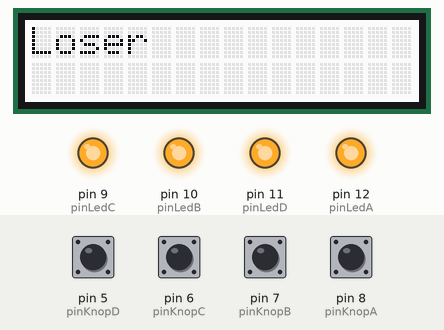
Recording of a sketch running on a simulated Arduino Uno, built with avr-gcc and run on an emulated ATmega328P. Parts: 16×2 character LCD, output pins drawn as LEDs (lit = HIGH). The test bench sets the inputs (shaded band); at power-on: pin 5 (pinKnopD), pin 6 (pinKnopC), pin 7 (pinKnopB), pin 8 (pinKnopA) HIGH. What the sketch prints to the serial monitor is not drawn.

Above: at 3.2 s.
3.3 s: pin 5 (pinKnopD) pulled LOW for 0.15 s
At 3.37 s:
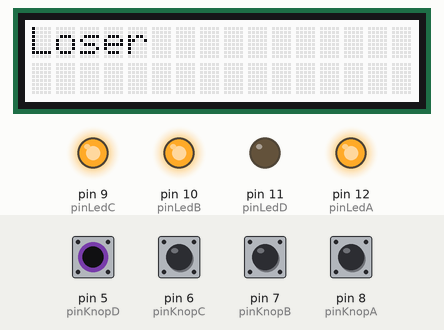
4.9 s: pin 6 (pinKnopC) pulled LOW for 0.15 s
At 4.98 s:
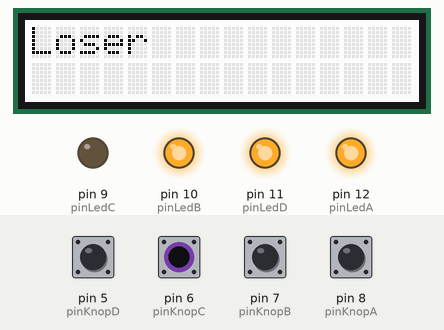
6.5 s: pin 7 (pinKnopB) pulled LOW for 0.15 s
At 6.58 s:
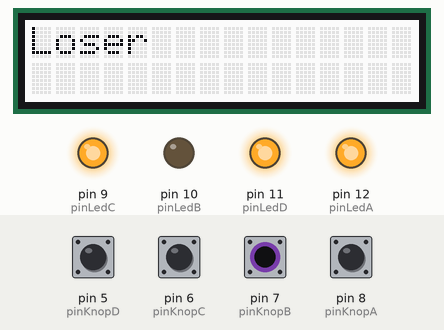
8.1 s: pin 8 (pinKnopA) pulled LOW for 0.15 s
At 8.17 s:
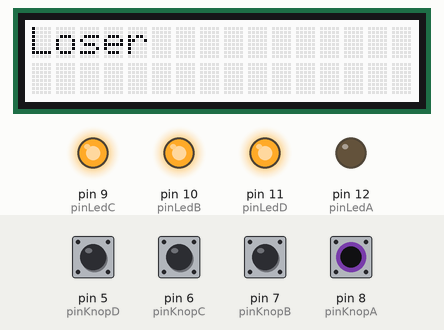
9.7 s: pin 5 (pinKnopD) driven LOW and pin 6 (pinKnopC) driven LOW
At 10.0 s:
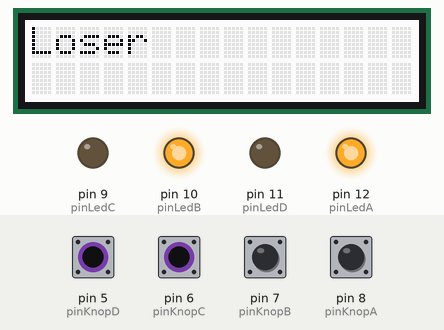
11.2 s: pin 7 (pinKnopB) pulled LOW for 1 s
At 12.0 s:
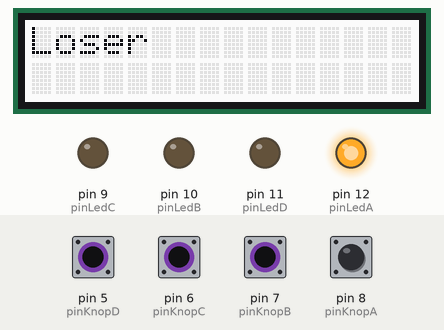
Timing chart, 0 to 14.2 s (numbered marks = the images above; inputs shaded):
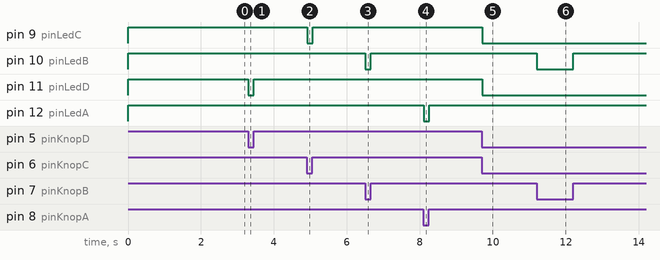

The sketch:

game_testcode.ino
```cpp
/*****************************************
   Voorbeeld TestCode
   Voor circuit met 2 leds en 2 knoppen
   en een display
   Breid de code zelf uit
   zodat je deze kunt gebruiken om te testen
   of alle componenten (nog) goed
   zijn aangesloten op je Arduino
   Emmauscollege
   v20210210GEE
 *****************************************/

/*****************************************
   libraries die je gebruikt

   LCD met 2 regels van 16 karakters
   (de RGB backlit kan niet van kleur worden veranderd)
   https://www.arduino.cc/reference/en/libraries/grove-lcd-rgb-backlight/

 *****************************************/
#include <Wire.h>
#include "rgb_lcd.h"

/*****************************************
   variabelen die je gebruikt
 *****************************************/
// gebruikte pinnen
const int pinLedA   = 12; // Rood
const int pinLedB   = 10; // Groen
const int pinLedC   = 9; // Geel
const int pinLedD   = 11; // Blauw
const int pinKnopA  = 8; // Rood
const int pinKnopB  = 7; // Groen
const int pinKnopC  = 6; // Geel
const int pinKnopD  = 5; // Blauw

// display
rgb_lcd lcd;

/*****************************************
   setup()
 *****************************************/
void setup() {
  // enable console en stuur opstartbericht
  Serial.begin(9600);
  Serial.println("Test start");

  // zet pinmode voor leds
  pinMode(pinLedA, OUTPUT);
  pinMode(pinLedB, OUTPUT);
  pinMode(pinLedC, OUTPUT);
  pinMode(pinLedD, OUTPUT);

  // zet pinmode voor knoppen
  pinMode(pinKnopA, INPUT);
  pinMode(pinKnopB, INPUT);
  pinMode(pinKnopC, INPUT);
  pinMode(pinKnopD, INPUT);

  // zet LEDs aan
  digitalWrite(pinLedA, HIGH);
  digitalWrite(pinLedB, HIGH);
  digitalWrite(pinLedC, HIGH);
  digitalWrite(pinLedD, HIGH);
  // zet het aan kolommen en rijen van het LCD
  lcd.begin(16, 2);
  // Zet een bericht op het LDC
  lcd.print("Loser");

  // wacht seconde zodat je kunt zien dat de LEDs het doen en het display kunt aflezen
  delay(2000);
}

/*****************************************
   loop()
 *****************************************/
void loop() {
  // zet LedA aan/uit afhankelijk van stand van knopA
  if (digitalRead(pinKnopA) == LOW) {
    digitalWrite(pinLedA, LOW);
  } else {
    digitalWrite(pinLedA, HIGH);
  }

  // zet LedB aan/uit afhankelijk van stand van nopB
  if (digitalRead(pinKnopB) == LOW) {
    digitalWrite(pinLedB, LOW);
  } else {
    digitalWrite(pinLedB, HIGH);
  }

   if (digitalRead(pinKnopC) == LOW) {
    digitalWrite(pinLedC, LOW);
  } else {
    digitalWrite(pinLedC, HIGH);
  }

   if (digitalRead(pinKnopD) == LOW) {
    digitalWrite(pinLedD, LOW);
  } else {
    digitalWrite(pinLedD, HIGH);
  }

  // kleine vertraging, 100 keer per seconde loopen is genoeg
  delay(10);
}
```

Measured:
- after the input at 3.3 s, pin 11 (pinLedD): HIGH → LOW at once, → HIGH 0.15 s later
- after the input at 4.9 s, pin 9 (pinLedC): HIGH → LOW at once, → HIGH 0.15 s later
- after the input at 6.5 s, pin 10 (pinLedB): HIGH → LOW at once, → HIGH 0.15 s later
- after the input at 8.1 s, pin 12 (pinLedA): HIGH → LOW at once, → HIGH 0.15 s later
- after the input at 9.7 s, pin 9 (pinLedC), pin 11 (pinLedD): HIGH → LOW at once
- after the input at 11.2 s, pin 10 (pinLedB): HIGH → LOW at once, → HIGH 1.0 s later
